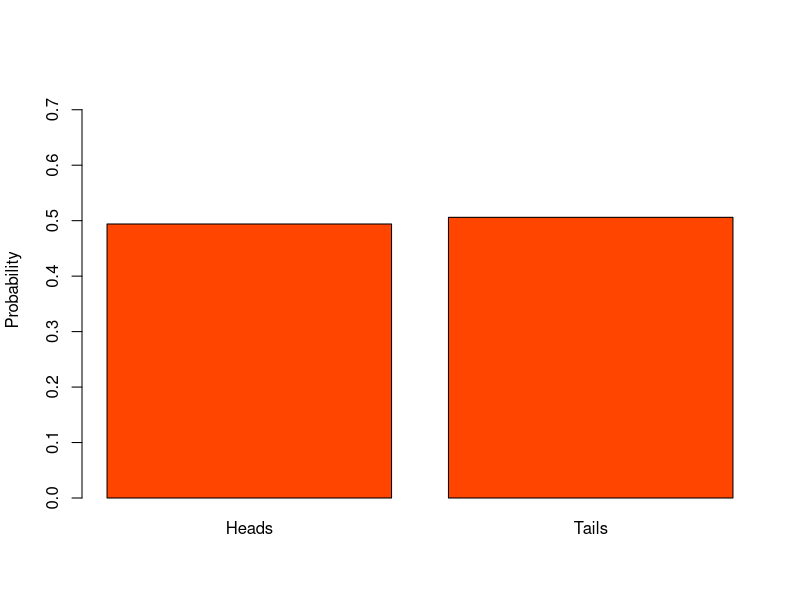

Here is the R script that generated this plot: (Note: this script raises an error after producing the figure.)
## ---- chunk 1

x <- rbinom(1000,1,0.5)

barplot(table(x)/1000, 
        names.arg = c("Heads","Tails"),
        ylab = "Probability", 
        ylim = c(0,.75),
        col = "orangered")
## ---- chunk 2
knitr::include_graphics("images/prob.017.jpeg")
## ---- chunk 3
knitr::include_graphics("images/week_2.003.jpeg")
## ---- chunk 4
knitr::include_graphics("images/prob.018.jpeg")
## ---- chunk 5
knitr::include_graphics("images/week_2.004.jpeg")
## ---- chunk 6
knitr::include_graphics("images/week_2.005.jpeg")
## ---- chunk 7

kicks <- cbind(c(91,32,11,2,0),c(97,34,8,1,0))

barplot(t(kicks), beside = TRUE, 
        col = c('cadetblue','coral'), 
        names.arg = c('1','2','3','4','5'),
        ylim = c(0,100), ylab = 'Frequency',
        xlab = c('Deaths per Year'),
        main = "Number of Horse Kick Deaths in a Year (1875-1894)")
legend(x = 'topright', fill = c('cadetblue','coral'), legend = c('Observed','Predicted from Poisson'), bty = 'n')


## ---- chunk 8
knitr::include_graphics("images/prob.019.jpeg")
## ---- chunk 9
knitr::include_graphics("images/prob.020.jpeg")
## ---- chunk 10
knitr::include_graphics("images/week_2.032.jpeg")
## ---- chunk 11
knitr::include_graphics("images/week_2.010.jpeg")
## ---- chunk 12
knitr::include_graphics("images/week_2.013.jpeg")
## ---- chunk 13
knitr::include_graphics("images/week_2.015.jpeg")
## ---- chunk 14
knitr::include_graphics("images/week_2.014.jpeg")
## ---- chunk 15
knitr::include_graphics("images/week_2.016.jpeg")
## ---- chunk 16
knitr::include_graphics("images/week_2.017.jpeg")
## ---- chunk 17
knitr::include_graphics("images/week_2.018.jpeg")
